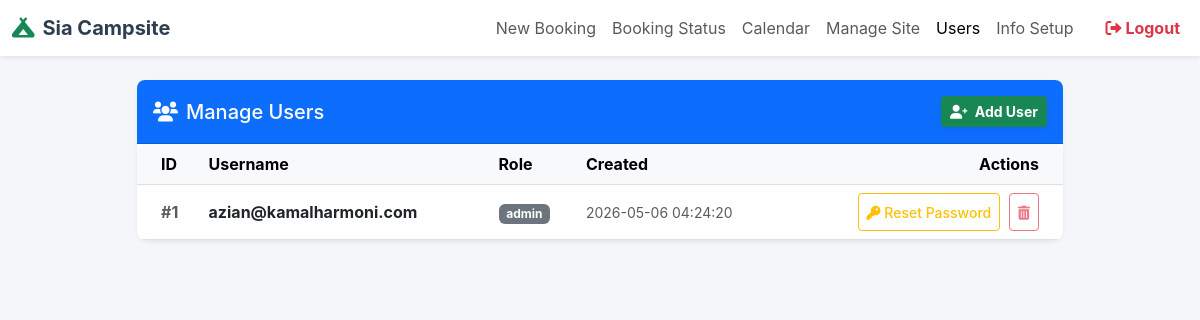
The page /manage_users.php (signed in) on the database its author committed.
### tables this page shows
CREATE TABLE `users` (
  `id` int(11) NOT NULL,
  `username` varchar(50) NOT NULL,
  `password_hash` varchar(255) NOT NULL,
  `role` enum('admin','staff') DEFAULT 'staff',
  `created_at` timestamp NOT NULL DEFAULT current_timestamp()
);

### manage_users.php (the view, shortened to what this page needs)
<?php
require 'db_config.php';
try {
    $stmt = $pdo->query("SELECT id, username, role, created_at FROM users ORDER BY id ASC");
    $users = $stmt->fetchAll();
} catch (PDOException $e) {
    die("Database error: " . $e->getMessage());
}
?>
<!DOCTYPE html>
<html lang="en">
<head>
    <link href="https://cdn.jsdelivr.net/npm/bootstrap@5.3.0/dist/css/bootstrap.min.css" rel="stylesheet">
    <link rel="stylesheet" href="https://cdnjs.cloudflare.com/ajax/libs/font-awesome/6.0.0/css/all.min.css">
</head>
<body>
<nav class="navbar navbar-expand-lg navbar-light bg-white shadow-sm mb-4">
    <div class="container-fluid">
        <a class="navbar-brand" href="index.php"><i class="fas fa-campground text-success me-2"></i>Sia Campsite</a>
        <div class="collapse navbar-collapse" id="navbarNav">
            <ul class="navbar-nav ms-auto">
                <li class="nav-item"><a class="nav-link" href="index.php">New Booking</a></li>
                <li class="nav-item"><a class="nav-link" href="booking_status.php">Booking Status</a></li>
                <li class="nav-item"><a class="nav-link" href="view_status_cal.php">Calendar</a></li>
                <li class="nav-item"><a class="nav-link" href="manage_sites.php">Manage Site</a></li>
                <li class="nav-item"><a class="nav-link active" href="manage_users.php">Users</a></li>
                <li class="nav-item"><a class="nav-link" href="info.php">Info Setup</a></li>
                <li class="nav-item ms-lg-3"><a class="nav-link text-danger fw-bold" href="logout.php"><i class="fas fa-sign-out-alt"></i> Logout</a></li>
            </ul>
        </div>
    </div>
</nav>
<div class="container pb-5">
    <div class="row justify-content-center">
        <div class="col-lg-10">
            <div class="card shadow-sm">
                <div class="card-header bg-primary text-white py-3 rounded-top-3 d-flex justify-content-between align-items-center">
                    <h5 class="mb-0"><i class="fas fa-users me-2"></i>Manage Users</h5>
                    <button class="btn btn-success btn-sm fw-bold shadow-sm" data-bs-toggle="modal" data-bs-target="#modalAddUser"><i class="fas fa-user-plus me-1"></i> Add User</button>
                </div>
                <div class="card-body p-0">
                    <div class="table-responsive">
                        <table class="table table-hover align-middle mb-0">
                            <thead class="table-light">
                                <tr>
                                    <th class="ps-4">ID</th>
                                    <th>Username</th>
                                    <th>Role</th>
                                    <th>Created</th>
                                    <th class="text-end pe-4">Actions</th>
                                </tr>
                            </thead>
                            <tbody>
                                <?php if (empty($users)): ?>
                                    <tr><td colspan="5" class="text-center text-muted py-4">No users found.</td></tr>
                                <?php else: ?>
                                    <?php foreach ($users as $user): ?>
                                    <tr>
                                        <td class="ps-4 fw-bold text-muted">#<?= $user['id'] ?></td>
                                        <td class="fw-bold"><?= htmlspecialchars($user['username']) ?></td>
                                        <td><span class="badge bg-secondary"><?= htmlspecialchars($user['role']) ?></span></td>
                                        <td class="text-muted small"><?= $user['created_at'] ?></td>
                                        <td class="text-end pe-4">
                                            <button class="btn btn-outline-warning btn-sm btn-touch btn-reset" data-id="<?= $user['id'] ?>" data-username="<?= htmlspecialchars($user['username']) ?>">
                                                <i class="fas fa-key"></i> Reset Password
                                            </button>
                                            <button class="btn btn-outline-danger btn-sm btn-touch btn-delete ms-1" data-id="<?= $user['id'] ?>" <?= $user['id'] == $_SESSION['user_id'] ? 'disabled' : '' ?>>
                                                <i class="fas fa-trash-alt"></i>
                                            </button>
                                        </td>
                                    </tr>
                                    <?php endforeach; ?>
                                <?php endif; ?>
                            </tbody>
                        </table>
                    </div>
                </div>
            </div>
        </div>
    </div>
</div>
</body>
</html>

### manage_users.php (style rules this page uses)
body { background-color: #f4f6f9; font-family: 'Inter', 'Segoe UI', sans-serif; }
.navbar-brand { font-weight: bold; color: #2c3e50 !important; }
.card { border-radius: 12px; border: none; }
.btn-touch { min-height: 38px; font-weight: 500; }
.table-responsive { border-radius: 8px; }

### rows shown on the page
users: id "1", username "azian@kamalharmoni.com", role "admin", created_at "2026-05-06 04:24:20"
